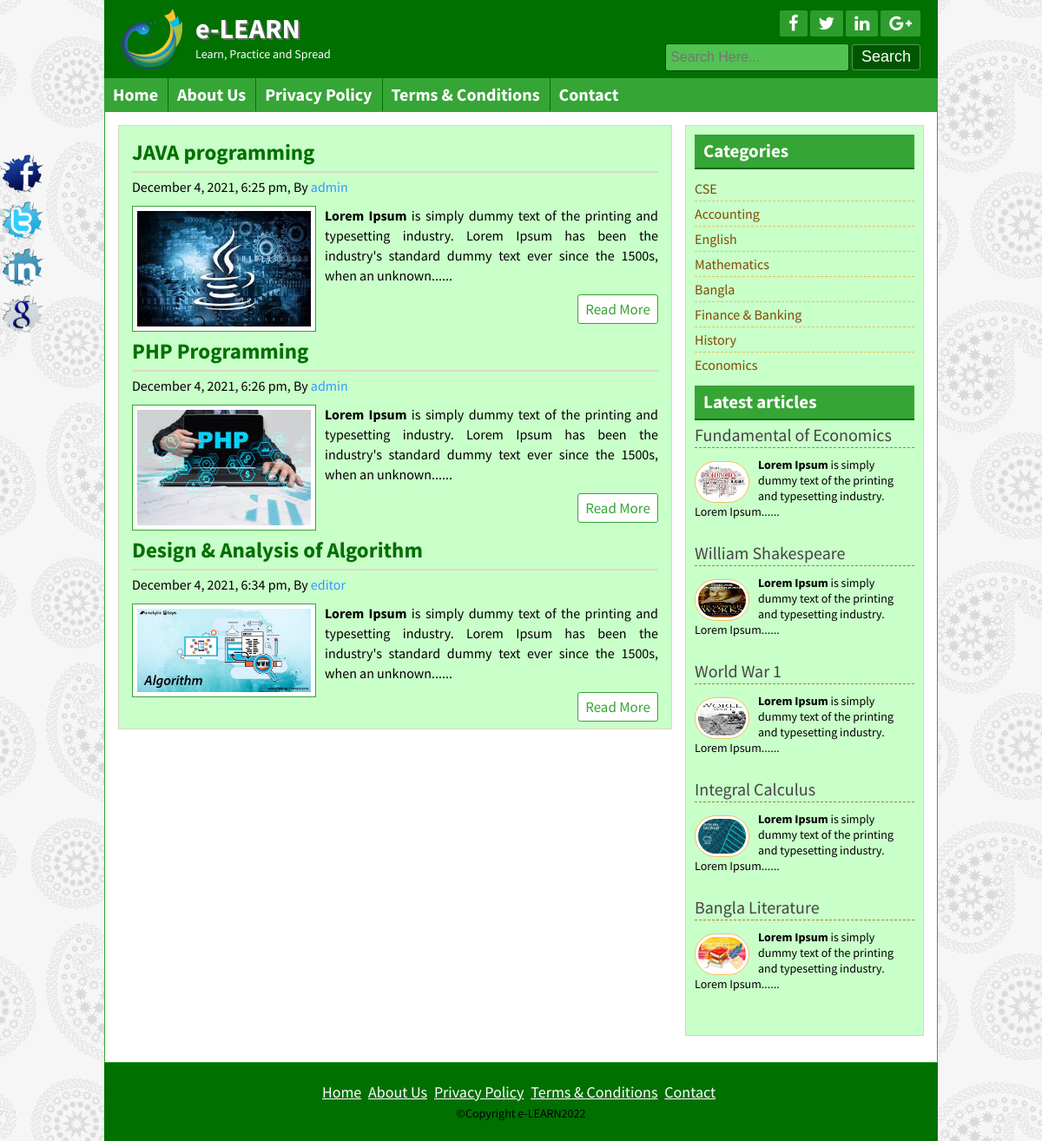
/posts.php?category=12, run on the app's committed database.
### tables this page shows
CREATE TABLE `title_slogan` (
  `id` int(11) NOT NULL,
  `title` varchar(255) NOT NULL,
  `slogan` varchar(255) NOT NULL,
  `logo` varchar(255) NOT NULL
);

CREATE TABLE `tbl_social` (
  `id` int(11) NOT NULL,
  `fb` varchar(255) NOT NULL,
  `tw` varchar(255) NOT NULL,
  `ln` varchar(255) NOT NULL,
  `gp` varchar(255) NOT NULL
);

CREATE TABLE `tbl_page` (
  `id` int(11) NOT NULL,
  `name` varchar(255) NOT NULL,
  `body` text NOT NULL
);

CREATE TABLE `tbl_post` (
  `id` int(11) NOT NULL,
  `cat` int(11) NOT NULL,
  `title` varchar(255) NOT NULL,
  `body` text NOT NULL,
  `image` varchar(255) NOT NULL,
  `author` varchar(50) NOT NULL,
  `tags` varchar(255) NOT NULL,
  `date` timestamp NULL DEFAULT CURRENT_TIMESTAMP,
  `userid` int(11) NOT NULL
);

CREATE TABLE `tbl_category` (
  `id` int(11) NOT NULL,
  `name` varchar(50) NOT NULL
);

CREATE TABLE `tbl_footer` (
  `id` int(11) NOT NULL,
  `note` varchar(255) NOT NULL
);

### lib/Database.php (called while the page is built, shortened)
<?php
Class Database{
	public $host   = DB_HOST;
	public $user   = DB_USER;
	public $pass   = DB_PASS;
	public $dbname = DB_NAME;
	public $link;
	private function connectDB(){
	$this->link = new mysqli($this->host, $this->user, $this->pass, $this->dbname);
 }
	public function select($query){
		$result = $this->link->query($query) or die($this->link->error.__LINE__);
		if($result->num_rows > 0){
			return $result;
		} else {
			return false;
		}
	}
}

### helpers/Format.php (called while the page is built, shortened)
<?php
class Format{
    public function formatDate($date){
       return date('F j, Y, g:i a', strtotime($date));
    }
    public function textShorten($text, $limit=200){
       $text = $text. " ";
       $text = substr($text, 0, $limit);
       $text = substr($text, 0, strrpos($text,' '));
       $text = $text. "......";
        return $text;
    }
}
?>

### posts.php (the view)
<?php include "inc/header.php";?>
<?php
    $category = mysqli_real_escape_string($db->link,$_GET['category']);
    if(!isset($category) || $category == NULL){
       header("Location:404.php");
    }else{
       $id = $category;
    }
?>
<div class="contentsection contemplete clear">
    <div class="maincontent clear">
        <?php
            $query = "select * from tbl_post where cat = $id;";
            $post = $db->select($query);
            if($post){
                while($result = $post->fetch_assoc()){
        ?>
        <div class="samepost clear">
            <h2><a href="post.php?id=<?php echo $result['id']; ?>"><?php echo $result['title']; ?></a></h2>
            <h4><?php echo $fm->formatDate($result['date']); ?>, By <a href="#"><?php echo $result['author']; ?></a></h4>
             <a href="#"><img src="admin/upload/<?php echo $result['image'];?>" alt="post image"/></a>
            <?php echo $fm->textShorten($result['body']) ; ?>
            <div class="readmore clear">
                <a href="post.php?id=<?php echo $result['id']; ?>">Read More</a>
            </div>
        </div>
        <?php } }else{ ?>
        <h3>No Post Available In This Category!!</h3>
        <?php } ?>
    </div>
<?php include "inc/sidebar.php";?>
<?php include "inc/footer.php";?>

### inc/header.php (shortened to what this page needs)
<?php include "lib/Database.php";?>
<?php include "helpers/Format.php";?>
<?php
    $db = new Database();
    $fm = new Format();
?>
<!DOCTYPE html>
<html>
<head>
    <?php include "scripts/css.php"; ?>
</head>
<body>
	<div class="headersection templete clear">
		<a href="index.php">
			<div class="logo">
                <?php
                     $query = "select * from title_slogan where id='1';";
                    $blog_title= $db->select($query);
                    if($blog_title){
                        while($result = $blog_title->fetch_assoc()){
                ?>
				<img src="admin/upload/<?php echo $result['logo']; ?>" alt="Logo"/>
				<h2><?php echo $result['title']; ?></h2>
				<p><?php echo $result['slogan']; ?></p>
                <?php } } ?>
			</div>
		</a>
		<div class="social clear">
			<div class="icon clear">
                <?php
                    $query = "select * from tbl_social where id='1';";
                    $social = $db->select($query);
                    if($social){
                        while($result = $social->fetch_assoc()){
                ?>
				<a href="<?php echo $result['fb']; ?>" target="_blank"><i class="fa fa-facebook"></i></a>
				<a href="<?php echo $result['tw']; ?>" target="_blank"><i class="fa fa-twitter"></i></a>
				<a href="<?php echo $result['ln']; ?>" target="_blank"><i class="fa fa-linkedin"></i></a>
				<a href="<?php echo $result['gp']; ?>" target="_blank"><i class="fa fa-google-plus"></i></a>
                <?php } } ?>
			</div>
			<div class="searchbtn clear">
			<form action="search.php" method="get">
				<input type="text" name="search" placeholder="Search Here..."/>
				<input type="submit" name="submit" value="Search"/>
			</form>
			</div>
		</div>
	</div>
<div class="navsection templete">
    <?php
        $path = $_SERVER['SCRIPT_FILENAME'];
        $currentpage = basename($path, '.php');
    ?>
	<ul>
		<li><a <?php if($currentpage == 'index'){echo 'id="active"';} ?>
               href="index.php">Home</a></li>
        <?php
            $query = "select * from tbl_page;";
            $pages = $db->select($query);
            if($pages){
                while($result = $pages->fetch_assoc()){
        ?>
		<li><a
               <?php if(isset($_GET['pageid']) && $_GET['pageid'] == $result['id']){echo 'id="active"';} ?>
               href="page.php?pageid=<?php echo $result['id']; ?>"><?php echo $result['name']; ?></a></li>
        <?php } } ?>
        <li><a
               <?php if($currentpage == 'contact'){echo 'id="active"';} ?>
               href="contact.php">Contact</a></li>
	</ul>
</div>

### inc/sidebar.php
<div class="sidebar clear">
    <div class="samesidebar clear">
        <h2>Categories</h2>
            <ul>
                 <?php
                    $query = "select * from tbl_category;";
                    $category = $db->select($query);
                    if($category){
                        while($result = $category->fetch_assoc()){
                 ?>
                <li><a href="posts.php?category=<?php echo $result['id']; ?>"><?php echo $result['name']?></a></li>
                <?php } } else{ ?>
                    <li>No Category Created</li>
                <?php } ?>
            </ul>
    </div>
    <div class="samesidebar clear">
        <h2>Latest articles</h2>
        <?php
            $query = "select * from tbl_post order by id desc limit 5;";
            $post = $db->select($query);
            if($post){
                while($result = $post->fetch_assoc()){
         ?>
            <div class="popular clear">
                <h3><a href="post.php?id=<?php echo $result['id']; ?>"><?php echo $result['title']; ?></a></h3>
                <a href="post.php?id=<?php echo $result['id']; ?>"><img src="admin/upload/<?php echo $result['image']; ?>" alt="post image"/></a>
               <?php echo $fm->textShorten($result['body'],120) ; ?>
            </div>
        <?php } }else{ header("Location:404.php");} ?>
    </div>
</div>

### inc/footer.php (shortened to what this page needs)
</div>
<div class="footersection templete clear">
  <div class="footermenu clear">
	<ul>
		<li><a href="index.php">Home</a></li>
        <?php
            $query = "select * from tbl_page;";
            $pages = $db->select($query);
            if($pages){
                while($result = $pages->fetch_assoc()){
        ?>
		<li><a  href="page.php?pageid=<?php echo $result['id']; ?>"><?php echo $result['name']; ?></a></li>
        <?php } } ?>
        <li><a href="contact.php">Contact</a></li>
	</ul>
  </div>
  <?php
    $query = "select * from tbl_footer where id='1';";
    $footernote = $db->select($query);
    if($footernote){
        while($result = $footernote->fetch_assoc()){
  ?>
  <p>&copy;<?php echo $result['note']; ?><?php echo date('Y')?></p>
  <?php } } ?>
</div>
<div class="fixedicon clear">
    <?php
        $query = "select * from tbl_social where id='1';";
        $social = $db->select($query);
        if($social){
            while($result = $social->fetch_assoc()){
    ?>
    <a href="<?php echo $result['fb']; ?>" target="_blank"><img src="images/fb.png" alt="Facebook"/></a>
    <a href="<?php echo $result['tw']; ?>" target="_blank"><img src="images/tw.png" alt="Twitter"/></a>
    <a href="<?php echo $result['ln']; ?>" target="_blank"><img src="images/in.png" alt="LinkedIn"/></a>
    <a href="<?php echo $result['gp']; ?>" target="_blank"><img src="images/gl.png" alt="GooglePlus"/></a>
    <?php } } ?>
</div>
</body>
</html>

### theme/green.css (style rules this page uses)
.headersection,.footersection { background: #007000 none repeat scroll 0 0; }
.icon a { background: #2d9d2d none repeat scroll 0 0; }
.searchbtn input[type="text"] { border: 1px solid #034703; background: #52c252 none repeat scroll 0 0; }
.searchbtn input[type="submit"] { border: 1px solid #549854; }
input[type="submit"] { background: #005600 none repeat scroll 0 0;border: 1px solid #007000; }
.navsection { background: #35a535 none repeat scroll 0 0; }
.navsection ul li { border-left: 1px solid #007000;border-right: 1px solid #38a838; }
.samepost h2 a { color: #007000; }
.maincontent,.sidebar { background: #c9ffc9 none repeat scroll 0 0; }
.samepost img { border: 1px solid #35a535; }
.contentsection { border: 1px solid #35a535; }
.samesidebar h2 { background: #35a535 none repeat scroll 0 0;border-bottom: 2px solid #007000;color: #fff; }
.readmore a { border: 1px solid #35a535;color: #35a535; }
.footermenu ul li a { color: #fff; }
.samepost h2, .about h2 { color: #007000; }

### data on the page
title_slogan: logo (picture), title "e-LEARN", slogan "Learn, Practice and Spread"
tbl_page: name "About Us"
tbl_page: name "Privacy Policy"
tbl_page: name "Terms & Conditions"
tbl_post: title "JAVA programming", date "December 4, 2021, 6:25 pm", author "admin", image (picture), body "Lorem Ipsum is simply dummy text of the printing and typesetting industry. Lorem Ipsum has been the industry's standard dummy text ever since the 1500s, when an unknown......"
tbl_post: title "PHP Programming", date "December 4, 2021, 6:26 pm", author "admin", image (picture), body "Lorem Ipsum is simply dummy text of the printing and typesetting industry. Lorem Ipsum has been the industry's standard dummy text ever since the 1500s, when an unknown......"
tbl_post: title "Design & Analysis of Algorithm", date "December 4, 2021, 6:34 pm", author "editor", image (picture), body "Lorem Ipsum is simply dummy text of the printing and typesetting industry. Lorem Ipsum has been the industry's standard dummy text ever since the 1500s, when an unknown......"
tbl_category: name "CSE"
tbl_category: name "Accounting"
tbl_category: name "English"
tbl_category: name "Mathematics"
tbl_category: name "Bangla"
tbl_category: name "Finance & Banking"
tbl_category: name "History"
tbl_category: name "Economics"
tbl_post: title "Fundamental of Economics", image (picture), body "Lorem Ipsum is simply dummy text of the printing and typesetting industry. Lorem Ipsum......"
tbl_post: title "William Shakespeare", image (picture), body "Lorem Ipsum is simply dummy text of the printing and typesetting industry. Lorem Ipsum......"
tbl_post: title "World War 1", image (picture), body "Lorem Ipsum is simply dummy text of the printing and typesetting industry. Lorem Ipsum......"
tbl_post: title "Integral Calculus", image (picture), body "Lorem Ipsum is simply dummy text of the printing and typesetting industry. Lorem Ipsum......"
tbl_post: title "Bangla Literature", image (picture), body "Lorem Ipsum is simply dummy text of the printing and typesetting industry. Lorem Ipsum......"
tbl_footer: note "Copyright e-LEARN"
